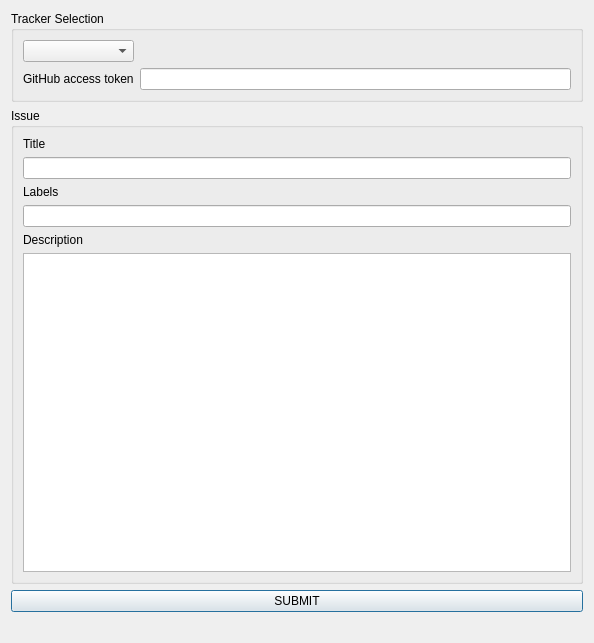
<?xml version="1.0" encoding="UTF-8"?>
<ui version="4.0">
 <class>ReportIssueDialog</class>
 <widget class="QDialog" name="ReportIssueDialog">
  <property name="geometry">
   <rect>
    <x>0</x>
    <y>0</y>
    <width>594</width>
    <height>643</height>
   </rect>
  </property>
  <property name="sizePolicy">
   <sizepolicy hsizetype="Minimum" vsizetype="Minimum">
    <horstretch>0</horstretch>
    <verstretch>0</verstretch>
   </sizepolicy>
  </property>
  <property name="windowTitle">
   <string>Report issue</string>
  </property>
  <property name="modal">
   <bool>false</bool>
  </property>
  <layout class="QVBoxLayout" name="verticalLayout_2">
   <item>
    <widget class="QGroupBox" name="TrackerGroupBox">
     <property name="title">
      <string>Tracker Selection</string>
     </property>
     <layout class="QGridLayout" name="gridLayout">
      <item row="2" column="0">
       <widget class="QComboBox" name="PluginChooser"/>
      </item>
      <item row="2" column="1">
       <widget class="QLabel" name="TrackerLabel">
        <property name="text">
         <string/>
        </property>
       </widget>
      </item>
      <item row="3" column="1">
       <widget class="QLineEdit" name="TokenLineEdit"/>
      </item>
      <item row="3" column="0">
       <widget class="QLabel" name="label">
        <property name="text">
         <string>GitHub access token</string>
        </property>
       </widget>
      </item>
     </layout>
    </widget>
   </item>
   <item>
    <widget class="QGroupBox" name="IssueGroupBox">
     <property name="title">
      <string>Issue</string>
     </property>
     <layout class="QVBoxLayout" name="verticalLayout">
      <item>
       <widget class="QLabel" name="TitleLabel">
        <property name="text">
         <string>Title</string>
        </property>
       </widget>
      </item>
      <item>
       <widget class="QLineEdit" name="TitleEditLine"/>
      </item>
      <item>
       <widget class="QLabel" name="LabelsLabel">
        <property name="text">
         <string>Labels</string>
        </property>
       </widget>
      </item>
      <item>
       <widget class="QLineEdit" name="LabelsLineEdit">
        <property name="text">
         <string/>
        </property>
       </widget>
      </item>
      <item>
       <widget class="QLabel" name="DescriptionLabel">
        <property name="text">
         <string>Description</string>
        </property>
       </widget>
      </item>
      <item>
       <widget class="QTextEdit" name="DescriptionTextEdit"/>
      </item>
     </layout>
    </widget>
   </item>
   <item>
    <widget class="QPushButton" name="SubmitButton">
     <property name="text">
      <string>SUBMIT</string>
     </property>
    </widget>
   </item>
   <item>
    <widget class="QLabel" name="ErrorLabel">
     <property name="text">
      <string/>
     </property>
    </widget>
   </item>
  </layout>
 </widget>
 <resources/>
 <connections/>
</ui>
